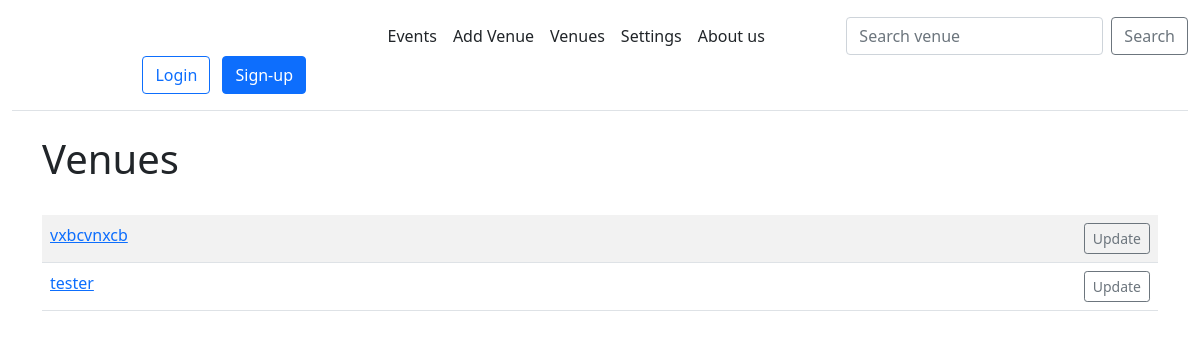
The page /list_venues on the database as committed earlier.
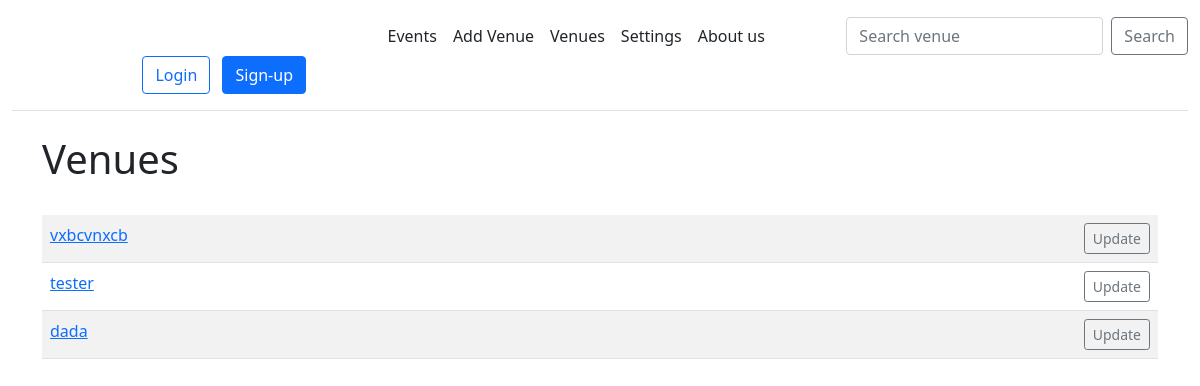
The same page on the database as committed later.
### events/models.py (models this page shows)
class Venue(models.Model):
    name = models.CharField('Venue Name', max_length=120)
    address = models.CharField(max_length=300)
    zip_code = models.CharField('Zip Code', max_length=20)
    phone = models.CharField('Contact Phone', max_length=20)
    web = models.URLField('Website Address')
    email = models.EmailField('Email')
    def __str__(self):
        return self.name

### events/views.py (the view)
# urls.py: path('list_venues', views.list_venues, name='list-venues'),
def list_venues(request):
    venue_list = Venue.objects.all()
    return render(request, 'events/venues.html', {
        'venue_list': venue_list
    })

### events/templates/events/venues.html (shortened to what this page needs)
{% extends 'base.html' %}
{% block content %}
<div class="container">
<h1>Venues</h1>
<br/>
<table class="table table-striped table-hover table-boarded">
    {% for venue in venue_list %}
    <tr>
        <td>
            <a href="{% url 'show-venue' venue.id %}">{{ venue }}</a>
        </td>
        <td align="right">
            <a href="{% url 'update-venue' venue.id %}" class="btn btn-outline-secondary btn-sm">Update</a>
        </td>
    </tr>
    {% endfor %}
</table>
</div>
{% endblock %}

Rows that differ between the two databases and show on the page:
added Venue: name "dada"
